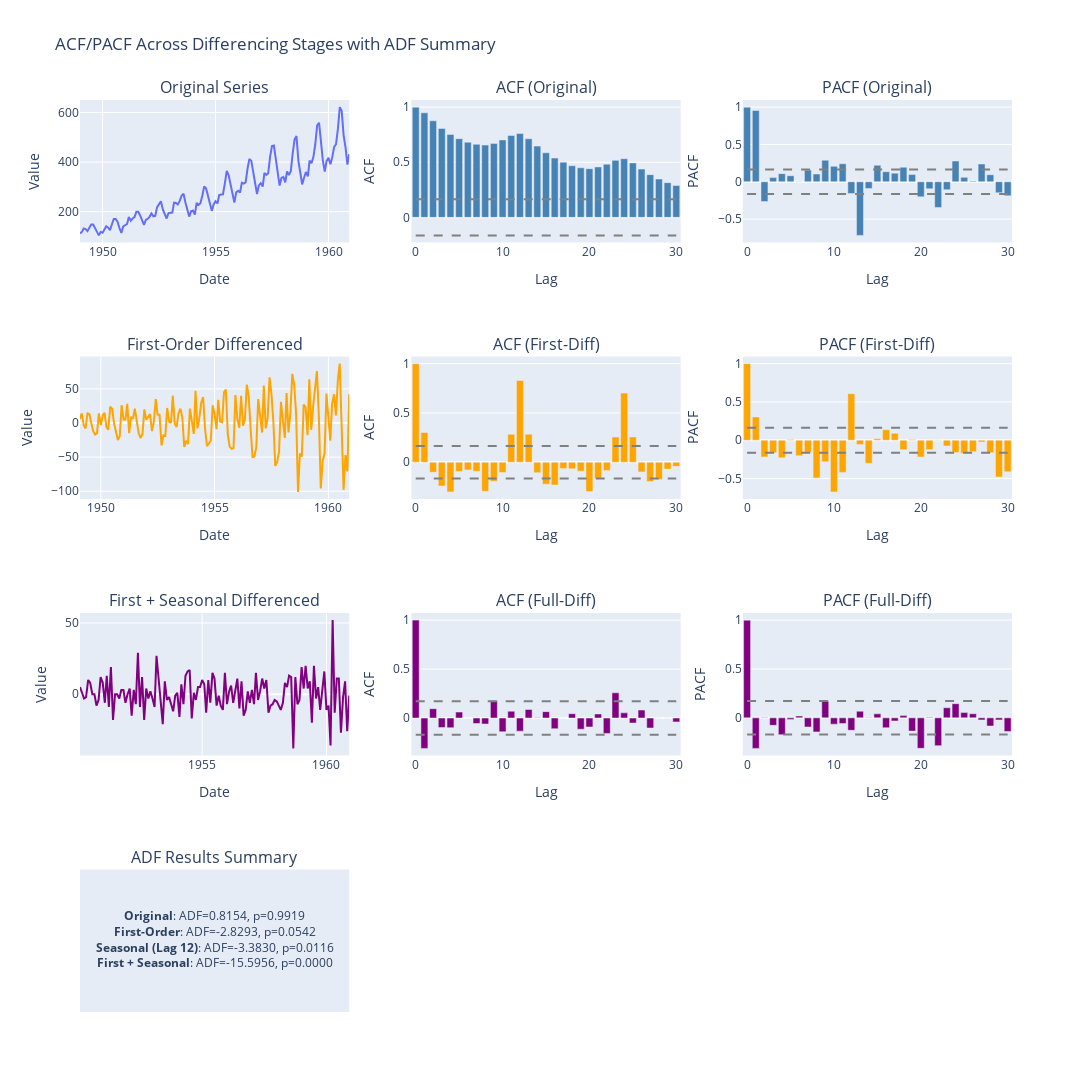

Source (notebook cell):
### Code cell
# Differencing
diff_1 = series.diff().dropna()
diff_seasonal = series.diff(12).dropna()
diff_both = diff_1.diff(12).dropna()
n_diff = len(diff_both)

# ACF/PACF values
def create_acf_pacf_traces(data, nlags=30, color='blue'):
    n = len(data)
    conf = 1.96 / np.sqrt(n)
    acf_vals = acf(data, nlags=nlags)
    pacf_vals = pacf(data, nlags=nlags, method='yw')

    acf_bar = go.Bar(x=list(range(len(acf_vals))), y=acf_vals, marker_color=color)
    pacf_bar = go.Bar(x=list(range(len(pacf_vals))), y=pacf_vals, marker_color=color)

    band_upper = go.Scatter(x=list(range(nlags+1)), y=[conf]*(nlags+1),
                            mode='lines', line=dict(color='gray', dash='dash'), showlegend=False)
    band_lower = go.Scatter(x=list(range(nlags+1)), y=[-conf]*(nlags+1),
                            mode='lines', line=dict(color='gray', dash='dash'), showlegend=False)

    return acf_bar, pacf_bar, band_upper, band_lower

acf_orig, pacf_orig, conf_up_o, conf_lo_o = create_acf_pacf_traces(series, color='steelblue')
acf_1, pacf_1, conf_up_1, conf_lo_1 = create_acf_pacf_traces(diff_1, color='orange')
acf_both, pacf_both, conf_up_b, conf_lo_b = create_acf_pacf_traces(diff_both, color='purple')

# ADF Results
adf_results = {
    "Original": adfuller(series),
    "First-Order": adfuller(diff_1),
    "Seasonal (Lag 12)": adfuller(diff_seasonal.dropna()),
    "First + Seasonal": adfuller(diff_both.dropna())
}

adf_text = "<br>".join([f"<b>{k}</b>: ADF={v[0]:.4f}, p={v[1]:.4f}" for k, v in adf_results.items()])

# Create 4x3 layout
fig = sp.make_subplots(
    rows=4, cols=3,
    subplot_titles=[
        "Original Series", "ACF (Original)", "PACF (Original)",
        "First-Order Differenced", "ACF (First-Diff)", "PACF (First-Diff)",
        "First + Seasonal Differenced", "ACF (Full-Diff)", "PACF (Full-Diff)",
        "ADF Results Summary", "", ""
    ]
)

# Row 1
fig.add_trace(go.Scatter(x=series.index, y=series, mode='lines', name='Original'), row=1, col=1)
fig.add_trace(acf_orig, row=1, col=2)
fig.add_trace(pacf_orig, row=1, col=3)
fig.add_trace(conf_up_o, row=1, col=2)
fig.add_trace(conf_lo_o, row=1, col=2)
fig.add_trace(conf_up_o, row=1, col=3)
fig.add_trace(conf_lo_o, row=1, col=3)

# Row 2
fig.add_trace(go.Scatter(x=diff_1.index, y=diff_1, mode='lines', name='First Diff', line=dict(color='orange')), row=2, col=1)
fig.add_trace(acf_1, row=2, col=2)
fig.add_trace(pacf_1, row=2, col=3)
fig.add_trace(conf_up_1, row=2, col=2)
fig.add_trace(conf_lo_1, row=2, col=2)
fig.add_trace(conf_up_1, row=2, col=3)
fig.add_trace(conf_lo_1, row=2, col=3)

# Row 3
fig.add_trace(go.Scatter(x=diff_both.index, y=diff_both, mode='lines', name='Full Diff', line=dict(color='purple')), row=3, col=1)
fig.add_trace(acf_both, row=3, col=2)
fig.add_trace(pacf_both, row=3, col=3)
fig.add_trace(conf_up_b, row=3, col=2)
fig.add_trace(conf_lo_b, row=3, col=2)
fig.add_trace(conf_up_b, row=3, col=3)
fig.add_trace(conf_lo_b, row=3, col=3)

# Row 4 - ADF summary as annotation
fig.add_trace(go.Scatter(
    x=[0], y=[0], text=[adf_text],
    mode='text', showlegend=False
), row=4, col=1)

# Layout
fig.update_layout(
    title="ACF/PACF Across Differencing Stages with ADF Summary",
    height=1200,
    width=1300,
    showlegend=False
)

# Axis labels
for row in range(1, 4):
    fig.update_xaxes(title_text="Date", row=row, col=1)
    fig.update_yaxes(title_text="Value", row=row, col=1)
    fig.update_xaxes(title_text="Lag", row=row, col=2)
    fig.update_xaxes(title_text="Lag", row=row, col=3)
    fig.update_yaxes(title_text="ACF", row=row, col=2)
    fig.update_yaxes(title_text="PACF", row=row, col=3)

fig.update_xaxes(visible=False, row=4, col=1)
fig.update_yaxes(visible=False, row=4, col=1)

fig.show()

### Figure 1 — Plotly figure (JSON) as saved in the notebook; plotly's stock layout.template omitted (floating-point values rounded to 4 significant figures; data arrays with more than 128 entries replaced by an {"elided": "..."} marker saying what was removed)
{"data": [{"mode": "lines", "name": "Original", "type": "scatter", "x": {"elided": "144 str values"}, "xaxis": "x", "y": {"elided": "144 int values"}, "yaxis": "y"}, {"marker": {"color": "steelblue"}, "type": "bar", "x": [0, 1, 2, 3, 4, 5, 6, 7, 8, 9, 10, 11, 12, 13, 14, 15, 16, 17, 18, 19, 20, 21, 22, 23, 24, 25, 26, 27, 28, 29, 30], "xaxis": "x2", "y": [1.0, 0.948, 0.8756, 0.8067, 0.7526, 0.7138, 0.6817, 0.6629, 0.6556, 0.6709, 0.7027, 0.7432, 0.7604, 0.7127, 0.6463, 0.5859, 0.538, 0.4997, 0.4687, 0.4499, 0.4416, 0.4572, 0.4825, 0.5171, 0.5322, 0.494, 0.4377, 0.3876, 0.348, 0.315, 0.2885], "yaxis": "y2"}, {"marker": {"color": "steelblue"}, "type": "bar", "x": [0, 1, 2, 3, 4, 5, 6, 7, 8, 9, 10, 11, 12, 13, 14, 15, 16, 17, 18, 19, 20, 21, 22, 23, 24, 25, 26, 27, 28, 29, 30], "xaxis": "x3", "y": [1.0, 0.9547, -0.2653, 0.05547, 0.1089, 0.08113, 0.004125, 0.1562, 0.1037, 0.2888, 0.2069, 0.2411, -0.158, -0.7183, -0.08948, 0.2216, 0.1346, 0.1156, 0.1948, 0.09666, -0.2022, -0.09364, -0.3456, -0.1062, 0.2778, 0.05878, 0.009866, 0.2377, 0.09406, -0.1475, -0.1886], "yaxis": "y3"}, {"line": {"color": "gray", "dash": "dash"}, "mode": "lines", "showlegend": false, "type": "scatter", "x": [0, 1, 2, 3, 4, 5, 6, 7, 8, 9, 10, 11, 12, 13, 14, 15, 16, 17, 18, 19, 20, 21, 22, 23, 24, 25, 26, 27, 28, 29, 30], "xaxis": "x2", "y": [0.1633, 0.1633, 0.1633, 0.1633, 0.1633, 0.1633, 0.1633, 0.1633, 0.1633, 0.1633, 0.1633, 0.1633, 0.1633, 0.1633, 0.1633, 0.1633, 0.1633, 0.1633, 0.1633, 0.1633, 0.1633, 0.1633, 0.1633, 0.1633, 0.1633, 0.1633, 0.1633, 0.1633, 0.1633, 0.1633, 0.1633], "yaxis": "y2"}, {"line": {"color": "gray", "dash": "dash"}, "mode": "lines", "showlegend": false, "type": "scatter", "x": [0, 1, 2, 3, 4, 5, 6, 7, 8, 9, 10, 11, 12, 13, 14, 15, 16, 17, 18, 19, 20, 21, 22, 23, 24, 25, 26, 27, 28, 29, 30], "xaxis": "x2", "y": [-0.1633, -0.1633, -0.1633, -0.1633, -0.1633, -0.1633, -0.1633, -0.1633, -0.1633, -0.1633, -0.1633, -0.1633, -0.1633, -0.1633, -0.1633, -0.1633, -0.1633, -0.1633, -0.1633, -0.1633, -0.1633, -0.1633, -0.1633, -0.1633, -0.1633, -0.1633, -0.1633, -0.1633, -0.1633, -0.1633, -0.1633], "yaxis": "y2"}, {"line": {"color": "gray", "dash": "dash"}, "mode": "lines", "showlegend": false, "type": "scatter", "x": [0, 1, 2, 3, 4, 5, 6, 7, 8, 9, 10, 11, 12, 13, 14, 15, 16, 17, 18, 19, 20, 21, 22, 23, 24, 25, 26, 27, 28, 29, 30], "xaxis": "x3", "y": [0.1633, 0.1633, 0.1633, 0.1633, 0.1633, 0.1633, 0.1633, 0.1633, 0.1633, 0.1633, 0.1633, 0.1633, 0.1633, 0.1633, 0.1633, 0.1633, 0.1633, 0.1633, 0.1633, 0.1633, 0.1633, 0.1633, 0.1633, 0.1633, 0.1633, 0.1633, 0.1633, 0.1633, 0.1633, 0.1633, 0.1633], "yaxis": "y3"}, {"line": {"color": "gray", "dash": "dash"}, "mode": "lines", "showlegend": false, "type": "scatter", "x": [0, 1, 2, 3, 4, 5, 6, 7, 8, 9, 10, 11, 12, 13, 14, 15, 16, 17, 18, 19, 20, 21, 22, 23, 24, 25, 26, 27, 28, 29, 30], "xaxis": "x3", "y": [-0.1633, -0.1633, -0.1633, -0.1633, -0.1633, -0.1633, -0.1633, -0.1633, -0.1633, -0.1633, -0.1633, -0.1633, -0.1633, -0.1633, -0.1633, -0.1633, -0.1633, -0.1633, -0.1633, -0.1633, -0.1633, -0.1633, -0.1633, -0.1633, -0.1633, -0.1633, -0.1633, -0.1633, -0.1633, -0.1633, -0.1633], "yaxis": "y3"}, {"line": {"color": "orange"}, "mode": "lines", "name": "First Diff", "type": "scatter", "x": {"elided": "143 str values"}, "xaxis": "x4", "y": {"elided": "143 float values"}, "yaxis": "y4"}, {"marker": {"color": "orange"}, "type": "bar", "x": [0, 1, 2, 3, 4, 5, 6, 7, 8, 9, 10, 11, 12, 13, 14, 15, 16, 17, 18, 19, 20, 21, 22, 23, 24, 25, 26, 27, 28, 29, 30], "xaxis": "x5", "y": [1.0, 0.3029, -0.1021, -0.2413, -0.3004, -0.09407, -0.07844, -0.09236, -0.2948, -0.1918, -0.1049, 0.2829, 0.8292, 0.2845, -0.1058, -0.2221, -0.2311, -0.06228, -0.06619, -0.0904, -0.2971, -0.1627, -0.08299, 0.2555, 0.7011, 0.257, -0.09818, -0.196, -0.174, -0.06923, -0.04168], "yaxis": "y5"}, {"marker": {"color": "orange"}, "type": "bar", "x": [0, 1, 2, 3, 4, 5, 6, 7, 8, 9, 10, 11, 12, 13, 14, 15, 16, 17, 18, 19, 20, 21, 22, 23, 24, 25, 26, 27, 28, 29, 30], "xaxis": "x6", "y": [1.0, 0.305, -0.2168, -0.1641, -0.2288, 0.0102, -0.2004, -0.1638, -0.4909, -0.2791, -0.6729, -0.4186, 0.6076, -0.05343, -0.3007, 0.02024, 0.1386, 0.09075, -0.1219, 0.01046, -0.2176, -0.1218, 0.003466, -0.07421, -0.1604, -0.1695, -0.1494, -0.02186, -0.1609, -0.4792, -0.4112], "yaxis": "y6"}, {"line": {"color": "gray", "dash": "dash"}, "mode": "lines", "showlegend": false, "type": "scatter", "x": [0, 1, 2, 3, 4, 5, 6, 7, 8, 9, 10, 11, 12, 13, 14, 15, 16, 17, 18, 19, 20, 21, 22, 23, 24, 25, 26, 27, 28, 29, 30], "xaxis": "x5", "y": [0.1639, 0.1639, 0.1639, 0.1639, 0.1639, 0.1639, 0.1639, 0.1639, 0.1639, 0.1639, 0.1639, 0.1639, 0.1639, 0.1639, 0.1639, 0.1639, 0.1639, 0.1639, 0.1639, 0.1639, 0.1639, 0.1639, 0.1639, 0.1639, 0.1639, 0.1639, 0.1639, 0.1639, 0.1639, 0.1639, 0.1639], "yaxis": "y5"}, {"line": {"color": "gray", "dash": "dash"}, "mode": "lines", "showlegend": false, "type": "scatter", "x": [0, 1, 2, 3, 4, 5, 6, 7, 8, 9, 10, 11, 12, 13, 14, 15, 16, 17, 18, 19, 20, 21, 22, 23, 24, 25, 26, 27, 28, 29, 30], "xaxis": "x5", "y": [-0.1639, -0.1639, -0.1639, -0.1639, -0.1639, -0.1639, -0.1639, -0.1639, -0.1639, -0.1639, -0.1639, -0.1639, -0.1639, -0.1639, -0.1639, -0.1639, -0.1639, -0.1639, -0.1639, -0.1639, -0.1639, -0.1639, -0.1639, -0.1639, -0.1639, -0.1639, -0.1639, -0.1639, -0.1639, -0.1639, -0.1639], "yaxis": "y5"}, {"line": {"color": "gray", "dash": "dash"}, "mode": "lines", "showlegend": false, "type": "scatter", "x": [0, 1, 2, 3, 4, 5, 6, 7, 8, 9, 10, 11, 12, 13, 14, 15, 16, 17, 18, 19, 20, 21, 22, 23, 24, 25, 26, 27, 28, 29, 30], "xaxis": "x6", "y": [0.1639, 0.1639, 0.1639, 0.1639, 0.1639, 0.1639, 0.1639, 0.1639, 0.1639, 0.1639, 0.1639, 0.1639, 0.1639, 0.1639, 0.1639, 0.1639, 0.1639, 0.1639, 0.1639, 0.1639, 0.1639, 0.1639, 0.1639, 0.1639, 0.1639, 0.1639, 0.1639, 0.1639, 0.1639, 0.1639, 0.1639], "yaxis": "y6"}, {"line": {"color": "gray", "dash": "dash"}, "mode": "lines", "showlegend": false, "type": "scatter", "x": [0, 1, 2, 3, 4, 5, 6, 7, 8, 9, 10, 11, 12, 13, 14, 15, 16, 17, 18, 19, 20, 21, 22, 23, 24, 25, 26, 27, 28, 29, 30], "xaxis": "x6", "y": [-0.1639, -0.1639, -0.1639, -0.1639, -0.1639, -0.1639, -0.1639, -0.1639, -0.1639, -0.1639, -0.1639, -0.1639, -0.1639, -0.1639, -0.1639, -0.1639, -0.1639, -0.1639, -0.1639, -0.1639, -0.1639, -0.1639, -0.1639, -0.1639, -0.1639, -0.1639, -0.1639, -0.1639, -0.1639, -0.1639, -0.1639], "yaxis": "y6"}, {"line": {"color": "purple"}, "mode": "lines", "name": "Full Diff", "type": "scatter", "x": {"elided": "131 str values"}, "xaxis": "x7", "y": {"elided": "131 float values"}, "yaxis": "y7"}, {"marker": {"color": "purple"}, "type": "bar", "x": [0, 1, 2, 3, 4, 5, 6, 7, 8, 9, 10, 11, 12, 13, 14, 15, 16, 17, 18, 19, 20, 21, 22, 23, 24, 25, 26, 27, 28, 29, 30], "xaxis": "x8", "y": [1.0, -0.3098, 0.09535, -0.09689, -0.099, 0.061, -0.0002878, -0.05611, -0.06097, 0.1759, -0.1403, 0.06974, -0.1337, 0.08718, 0.002494, 0.06533, -0.1092, -0.0003376, 0.04403, -0.1139, -0.09127, 0.04194, -0.1573, 0.2576, 0.05284, -0.0511, 0.08145, -0.1019, 0.001517, 0.0004832, -0.03933], "yaxis": "y8"}, {"marker": {"color": "purple"}, "type": "bar", "x": [0, 1, 2, 3, 4, 5, 6, 7, 8, 9, 10, 11, 12, 13, 14, 15, 16, 17, 18, 19, 20, 21, 22, 23, 24, 25, 26, 27, 28, 29, 30], "xaxis": "x9", "y": [1.0, -0.3122, -0.0007066, -0.0766, -0.1723, -0.01593, 0.01907, -0.09355, -0.1434, 0.1688, -0.06454, -0.0585, -0.1274, 0.06826, 0.004154, 0.04127, -0.1011, -0.03167, 0.02302, -0.1355, -0.3114, 0.006401, -0.2844, 0.1034, 0.1449, 0.05407, 0.04228, -0.02106, -0.08341, -0.02062, -0.139], "yaxis": "y9"}, {"line": {"color": "gray", "dash": "dash"}, "mode": "lines", "showlegend": false, "type": "scatter", "x": [0, 1, 2, 3, 4, 5, 6, 7, 8, 9, 10, 11, 12, 13, 14, 15, 16, 17, 18, 19, 20, 21, 22, 23, 24, 25, 26, 27, 28, 29, 30], "xaxis": "x8", "y": [0.1712, 0.1712, 0.1712, 0.1712, 0.1712, 0.1712, 0.1712, 0.1712, 0.1712, 0.1712, 0.1712, 0.1712, 0.1712, 0.1712, 0.1712, 0.1712, 0.1712, 0.1712, 0.1712, 0.1712, 0.1712, 0.1712, 0.1712, 0.1712, 0.1712, 0.1712, 0.1712, 0.1712, 0.1712, 0.1712, 0.1712], "yaxis": "y8"}, {"line": {"color": "gray", "dash": "dash"}, "mode": "lines", "showlegend": false, "type": "scatter", "x": [0, 1, 2, 3, 4, 5, 6, 7, 8, 9, 10, 11, 12, 13, 14, 15, 16, 17, 18, 19, 20, 21, 22, 23, 24, 25, 26, 27, 28, 29, 30], "xaxis": "x8", "y": [-0.1712, -0.1712, -0.1712, -0.1712, -0.1712, -0.1712, -0.1712, -0.1712, -0.1712, -0.1712, -0.1712, -0.1712, -0.1712, -0.1712, -0.1712, -0.1712, -0.1712, -0.1712, -0.1712, -0.1712, -0.1712, -0.1712, -0.1712, -0.1712, -0.1712, -0.1712, -0.1712, -0.1712, -0.1712, -0.1712, -0.1712], "yaxis": "y8"}, {"line": {"color": "gray", "dash": "dash"}, "mode": "lines", "showlegend": false, "type": "scatter", "x": [0, 1, 2, 3, 4, 5, 6, 7, 8, 9, 10, 11, 12, 13, 14, 15, 16, 17, 18, 19, 20, 21, 22, 23, 24, 25, 26, 27, 28, 29, 30], "xaxis": "x9", "y": [0.1712, 0.1712, 0.1712, 0.1712, 0.1712, 0.1712, 0.1712, 0.1712, 0.1712, 0.1712, 0.1712, 0.1712, 0.1712, 0.1712, 0.1712, 0.1712, 0.1712, 0.1712, 0.1712, 0.1712, 0.1712, 0.1712, 0.1712, 0.1712, 0.1712, 0.1712, 0.1712, 0.1712, 0.1712, 0.1712, 0.1712], "yaxis": "y9"}, {"line": {"color": "gray", "dash": "dash"}, "mode": "lines", "showlegend": false, "type": "scatter", "x": [0, 1, 2, 3, 4, 5, 6, 7, 8, 9, 10, 11, 12, 13, 14, 15, 16, 17, 18, 19, 20, 21, 22, 23, 24, 25, 26, 27, 28, 29, 30], "xaxis": "x9", "y": [-0.1712, -0.1712, -0.1712, -0.1712, -0.1712, -0.1712, -0.1712, -0.1712, -0.1712, -0.1712, -0.1712, -0.1712, -0.1712, -0.1712, -0.1712, -0.1712, -0.1712, -0.1712, -0.1712, -0.1712, -0.1712, -0.1712, -0.1712, -0.1712, -0.1712, -0.1712, -0.1712, -0.1712, -0.1712, -0.1712, -0.1712], "yaxis": "y9"}, {"mode": "text", "showlegend": false, "text": ["<b>Original</b>: ADF=0.8154, p=0.9919<br><b>First-Order</b>: ADF=-2.8293, p=0.0542<br><b>Seasonal (Lag 12)</b>: ADF=-3.3830, p=0.0116<br><b>First + Seasonal</b>: ADF=-15.5956, p=0.0000"], "type": "scatter", "x": [0], "xaxis": "x10", "y": [0], "yaxis": "y10"}], "layout": {"annotations": [{"font": {"size": 16}, "showarrow": false, "text": "Original Series", "x": 0.1444, "xanchor": "center", "xref": "paper", "y": 1, "yanchor": "bottom", "yref": "paper"}, {"font": {"size": 16}, "showarrow": false, "text": "ACF (Original)", "x": 0.5, "xanchor": "center", "xref": "paper", "y": 1, "yanchor": "bottom", "yref": "paper"}, {"font": {"size": 16}, "showarrow": false, "text": "PACF (Original)", "x": 0.8556, "xanchor": "center", "xref": "paper", "y": 1, "yanchor": "bottom", "yref": "paper"}, {"font": {"size": 16}, "showarrow": false, "text": "First-Order Differenced", "x": 0.1444, "xanchor": "center", "xref": "paper", "y": 0.7188, "yanchor": "bottom", "yref": "paper"}, {"font": {"size": 16}, "showarrow": false, "text": "ACF (First-Diff)", "x": 0.5, "xanchor": "center", "xref": "paper", "y": 0.7188, "yanchor": "bottom", "yref": "paper"}, {"font": {"size": 16}, "showarrow": false, "text": "PACF (First-Diff)", "x": 0.8556, "xanchor": "center", "xref": "paper", "y": 0.7188, "yanchor": "bottom", "yref": "paper"}, {"font": {"size": 16}, "showarrow": false, "text": "First + Seasonal Differenced", "x": 0.1444, "xanchor": "center", "xref": "paper", "y": 0.4375, "yanchor": "bottom", "yref": "paper"}, {"font": {"size": 16}, "showarrow": false, "text": "ACF (Full-Diff)", "x": 0.5, "xanchor": "center", "xref": "paper", "y": 0.4375, "yanchor": "bottom", "yref": "paper"}, {"font": {"size": 16}, "showarrow": false, "text": "PACF (Full-Diff)", "x": 0.8556, "xanchor": "center", "xref": "paper", "y": 0.4375, "yanchor": "bottom", "yref": "paper"}, {"font": {"size": 16}, "showarrow": false, "text": "ADF Results Summary", "x": 0.1444, "xanchor": "center", "xref": "paper", "y": 0.1562, "yanchor": "bottom", "yref": "paper"}], "height": 1200, "showlegend": false, "title": {"text": "ACF/PACF Across Differencing Stages with ADF Summary"}, "width": 1300, "xaxis": {"anchor": "y", "domain": [0, 0.2889], "title": {"text": "Date"}}, "xaxis10": {"anchor": "y10", "domain": [0, 0.2889], "visible": false}, "xaxis11": {"anchor": "y11", "domain": [0.3556, 0.6444]}, "xaxis12": {"anchor": "y12", "domain": [0.7111, 1]}, "xaxis2": {"anchor": "y2", "domain": [0.3556, 0.6444], "title": {"text": "Lag"}}, "xaxis3": {"anchor": "y3", "domain": [0.7111, 1], "title": {"text": "Lag"}}, "xaxis4": {"anchor": "y4", "domain": [0, 0.2889], "title": {"text": "Date"}}, "xaxis5": {"anchor": "y5", "domain": [0.3556, 0.6444], "title": {"text": "Lag"}}, "xaxis6": {"anchor": "y6", "domain": [0.7111, 1], "title": {"text": "Lag"}}, "xaxis7": {"anchor": "y7", "domain": [0, 0.2889], "title": {"text": "Date"}}, "xaxis8": {"anchor": "y8", "domain": [0.3556, 0.6444], "title": {"text": "Lag"}}, "xaxis9": {"anchor": "y9", "domain": [0.7111, 1], "title": {"text": "Lag"}}, "yaxis": {"anchor": "x", "domain": [0.8438, 1], "title": {"text": "Value"}}, "yaxis10": {"anchor": "x10", "domain": [0, 0.1562], "visible": false}, "yaxis11": {"anchor": "x11", "domain": [0, 0.1562]}, "yaxis12": {"anchor": "x12", "domain": [0, 0.1562]}, "yaxis2": {"anchor": "x2", "domain": [0.8438, 1], "title": {"text": "ACF"}}, "yaxis3": {"anchor": "x3", "domain": [0.8438, 1], "title": {"text": "PACF"}}, "yaxis4": {"anchor": "x4", "domain": [0.5625, 0.7188], "title": {"text": "Value"}}, "yaxis5": {"anchor": "x5", "domain": [0.5625, 0.7188], "title": {"text": "ACF"}}, "yaxis6": {"anchor": "x6", "domain": [0.5625, 0.7188], "title": {"text": "PACF"}}, "yaxis7": {"anchor": "x7", "domain": [0.2812, 0.4375], "title": {"text": "Value"}}, "yaxis8": {"anchor": "x8", "domain": [0.2812, 0.4375], "title": {"text": "ACF"}}, "yaxis9": {"anchor": "x9", "domain": [0.2812, 0.4375], "title": {"text": "PACF"}}}}
